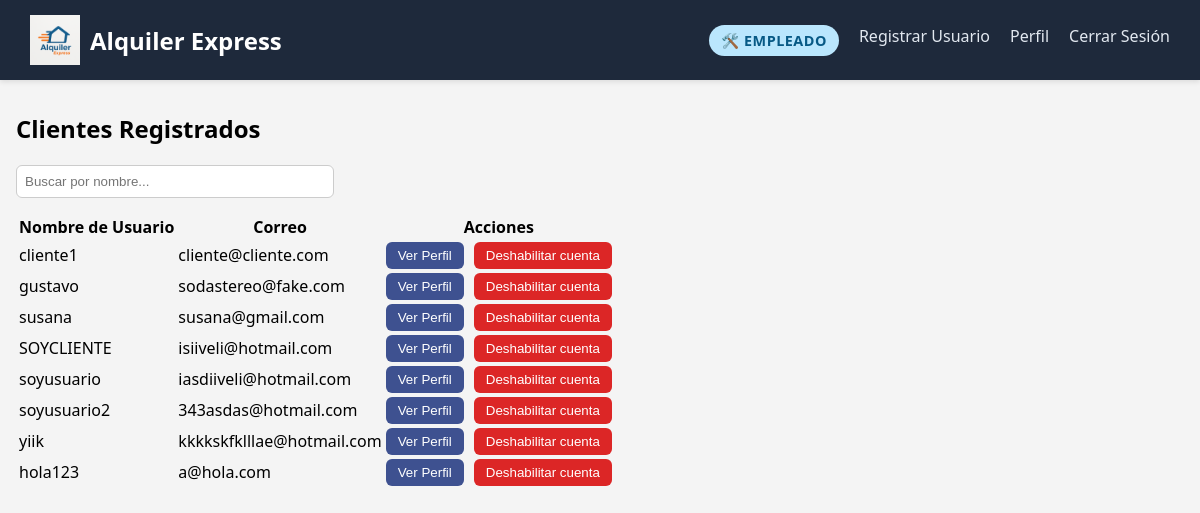
/usuarios/panel-emp/lista-clientes/ (signed in), run on an earlier commit of the app's database.
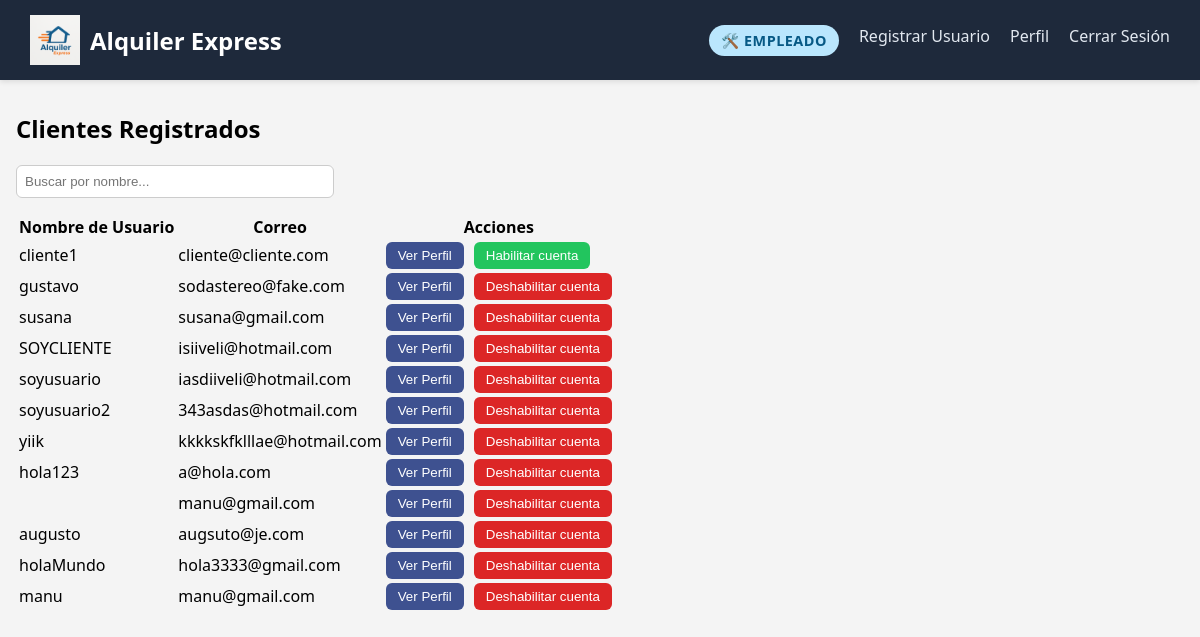
And on a later commit of the database.
### gestion_usuarios/models.py (models this page shows, shortened)
class Usuario(AbstractUser):
    dni = models.PositiveIntegerField(max_length=10, unique=True)
    telefono = models.PositiveIntegerField(max_length=20)

### gestion_usuarios/views.py (the view)
# urls.py: path('panel-emp/lista-clientes/', views.listar_clientes, name='lista-clientes'),
@login_required
@user_passes_test(es_empleado)
def listar_clientes(request):
    usuarios = Usuario.objects.filter(is_staff=False, is_superuser=False)
    return render(request, 'gestion_usuarios/lista-clientes.html', {'usuarios': usuarios})

### gestion_usuarios/views.py (called while the page is built)
def es_empleado(user):
    return user.is_authenticated and user.is_staff

### templates/gestion_usuarios/lista-clientes.html (shortened to what this page needs)
{% extends 'base.html' %}
{% load static %}
{% block content %}
<h2>Clientes Registrados</h2>
<input type="text" id="buscador" placeholder="Buscar por nombre..." style="margin-bottom: 15px; padding: 8px; width: 300px; border: 1px solid #ccc; border-radius: 6px;">
<table>
  <thead>
    <tr>
      <th>Nombre de Usuario</th>
      <th>Correo</th>
      <th>Acciones</th>
    </tr>
  </thead>
  <tbody id="tabla-clientes">
    {% for usuario in usuarios %}
    <tr>
      <td>{{ usuario.username }}</td>
      <td>{{ usuario.email }}</td>
      <td style="display: flex; gap: 10px;">
        <a href="{% url 'detalle-cliente' usuario.id %}">
          <button style="padding: 6px 12px; background-color: #3e5190; color: white; border: none; border-radius: 6px; cursor: pointer;">
            Ver Perfil
          </button>
        </a>
        {% if usuario.is_active %}
        <form method="post" action="{% url 'deshabilitar_usuario' usuario.id %}">
          <button type="submit" class="btn-deshabilitar"
            style="padding: 6px 12px; background-color: #dc2626; color: white; border: none; border-radius: 6px; cursor: pointer;">
            Deshabilitar cuenta
          </button>
        </form>
        {% else %}
        <form method="post" action="{% url 'habilitar_usuario' usuario.id %}">
          <button type="submit" class="btn-habilitar"
            style="padding: 6px 12px; background-color: #22c55e; color: white; border: none; border-radius: 6px; cursor: pointer;">
            Habilitar cuenta
          </button>
        </form>
        {% endif %}
      </td>
    </tr>
    {% empty %}
    <tr><td colspan="3">No hay clientes registrados.</td></tr>
    {% endfor %}
  </tbody>
</table>
{% endblock %}

### templates/base.html (shortened to what this page needs)
{% load static %}
<!DOCTYPE html>
    <link rel="stylesheet" href="{% static 'styles/base.css' %}">
<html lang="en">
<head>
    <link rel="stylesheet" href="{% static 'styles/base.css' %}">
</head>
<body>
    <nav class="navbar">
        <div class="nav-container">
            <a href="{% if user.is_superuser %}{% url 'listado_inmuebles_admin' %}{% else %}/{% endif %}" class="nav-logo">
                <img src="{% static 'img/logoAlquilerExpress.png' %}" alt="Logo" class="logo-img">Alquiler Express
            </a>
            <ul class="nav-links">
                {% if user.is_staff and not user.is_superuser %}
                <li>
                <span style="display: inline-flex; align-items: center;gap:
                6px;background-color: #bae6fd;color: #075985;
                font-weight: bold;padding: 6px 12px;border-radius: 20px; font-size: 0.9rem;
                text-transform: uppercase; letter-spacing: 0.5px ">🛠️ Empleado</span></li>
                <li><a href="/usuarios/alta-manual">Registrar Usuario</a></li>
                {% endif %}
                {% if user.is_authenticated %}
                    <li><a href="/usuarios/perfil">Perfil</a></li>
                    <li><a href="/usuarios/logout">Cerrar Sesión</a></li>
                {% else %}
                    <li><a href="/usuarios/registro">Registro</a></li>
                    <li><a href="/usuarios/login">Iniciar Sesión</a></li>
                {% endif %}
            </ul>
        </div>
    </nav>
    <main>
    {% block content %}
    {% endblock %}
    </main>
</body>
</html>

### static/styles/base.css (style rules this page uses)
body { margin: 0; font-family: 'Segoe UI', sans-serif; background-color: #f4f4f4; }
.navbar { background-color: #1e293b; padding: 15px 30px; box-shadow: 0 2px 5px rgba(0,0,0,0.1); position: sticky; top: 0; z-index: 100; }
.nav-container { display: flex; justify-content: space-between; align-items: center; }
.nav-logo { color: #ffffff; font-size: 1.5em; font-weight: bold; text-decoration: none; }
.nav-links { list-style: none; display: flex; gap: 20px; margin: 0; padding: 0; }
.nav-links li a { color: #e2e8f0; text-decoration: none; font-weight: 500; transition: color 0.2s; }
main { padding-top: 12px; padding-left: 16px; }
.nav-logo { display: flex; align-items: center; gap: 10px; text-decoration: none; font-size: 1.5rem; font-weight: bold; color: white; }
.logo-img { height: 50px; width: auto; }

What changed in the data, as far as the page shows it:
changed Usuario "cliente1": is_active "Deshabilitar cuenta" → "Habilitar cuenta"
added Usuario: email "manu@gmail.com", is_active "Deshabilitar cuenta"
added Usuario: username "augusto", email "augsuto@je.com", is_active "Deshabilitar cuenta"
added Usuario: username "holaMundo", email "hola3333@gmail.com", is_active "Deshabilitar cuenta"
added Usuario: username "manu", email "manu@gmail.com", is_active "Deshabilitar cuenta"
